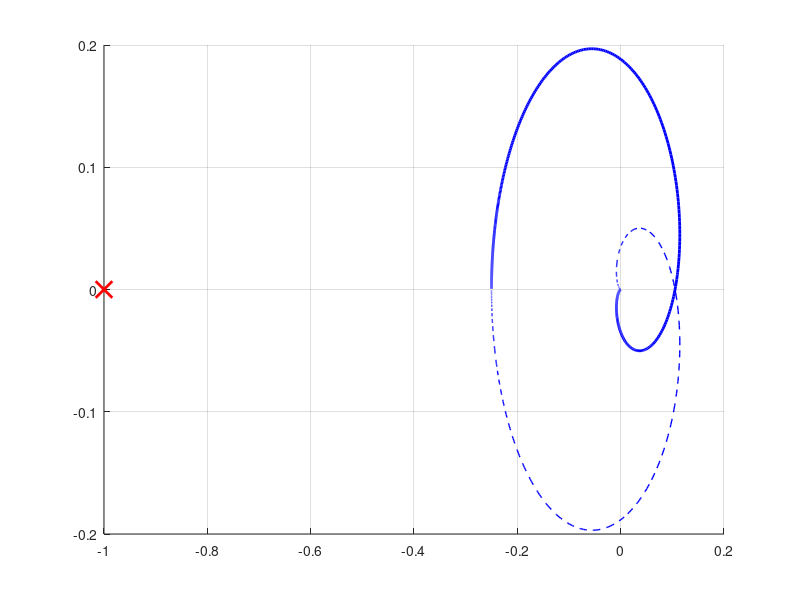

This chart was generated by the following MATLAB code: (Note: this script raises an error after producing the figure.)
%% Nyquist Plot Analysis Script
clear; clc; close all;

% 1. Define your Transfer Function G(s)H(s)
% Example: G(s) = 10 / (s^2 + 2s + 2)
% For G(s) = 10 / (s(s+1)(s+2)), use: num = 10; den = conv([1 0], conv([1 1], [1 2]));
num = [1 -2];              % Numerator coefficients
den = [1 6 14 8];         % Denominator coefficients (e.g., s^3 + 3s^2 + 2s)

sys = tf(num, den);

% 2. Generate the Nyquist Plot Data
[re, im, w] = nyquist(sys);

% Reshape the data (Matlab returns 3D arrays for MIMO, we need 1D for plotting)
re = squeeze(re);
im = squeeze(im);

% 3. Create the Visualization
figure('Color', 'w', 'Name', 'Nyquist Diagram Analysis');
hold on; grid on;

% Plot the Nyquist Path
plot(re, im, 'b-', 'LineWidth', 2, 'DisplayName', 'Nyquist Path (\omega > 0)');
plot(re, -im, 'b--', 'LineWidth', 1, 'DisplayName', 'Mirror Path (\omega < 0)');

% 4. Mark the Critical Point (-1, 0)
plot(-1, 0, 'rx', 'MarkerSize', 12, 'LineWidth', 2, 'DisplayName', 'Critical Point (-1, 0)');

% 5. Add Directional Arrows (to show transformation from start to finish)
% We pick a few points in the middle of the frequency range to place arrows
idx = round(length(re) * 0.1); % Adjust index for arrow placement
annotation('arrow', 'X', [0.5 0.51], 'Y', [0.5 0.51]); % Dummy for legend logic
quiver(re(idx), im(idx), re(idx+1)-re(idx), im(idx+1)-im(idx), 0, 'MaxHeadSize', 2, 'Color', 'b');

% 6. Identify Axis Crossings
% Find where imaginary part is close to zero (Real axis crossing)
[~, real_idx] = min(abs(im(w > 0.01))); % Ignore origin
real_crossing = re(real_idx);
fprintf('The Nyquist plot crosses the Real Axis at: %.3f\n', real_crossing);

% 7. Final Formatting
xlabel('Real Axis (Re)');
ylabel('Imaginary Axis (Im)');
title('Nyquist Diagram with Direction and Critical Point');
legend('Location', 'best');
axis equal; % Important for seeing true angles

% Draw Unit Circle for Gain Margin reference
th = 0:pi/50:2*pi;
plot(cos(th), sin(th), 'k:', 'HandleVisibility', 'off'); 

hold off;
